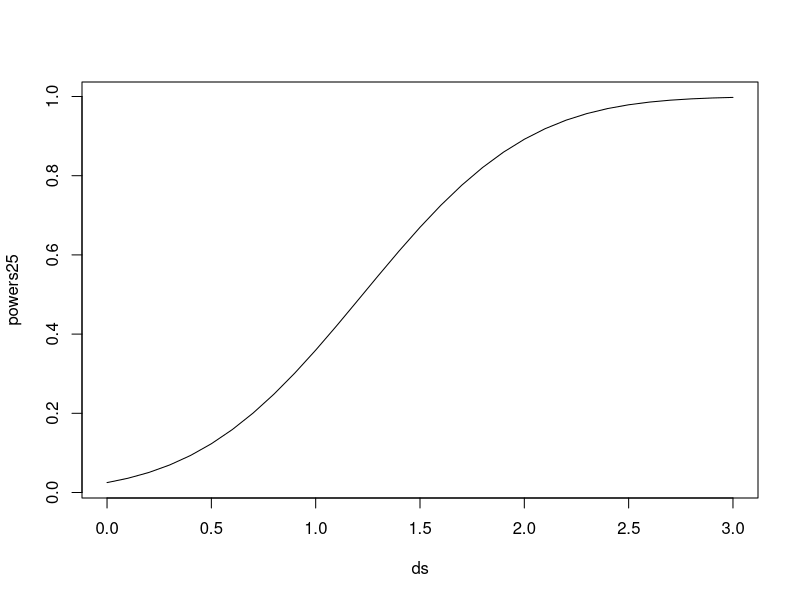
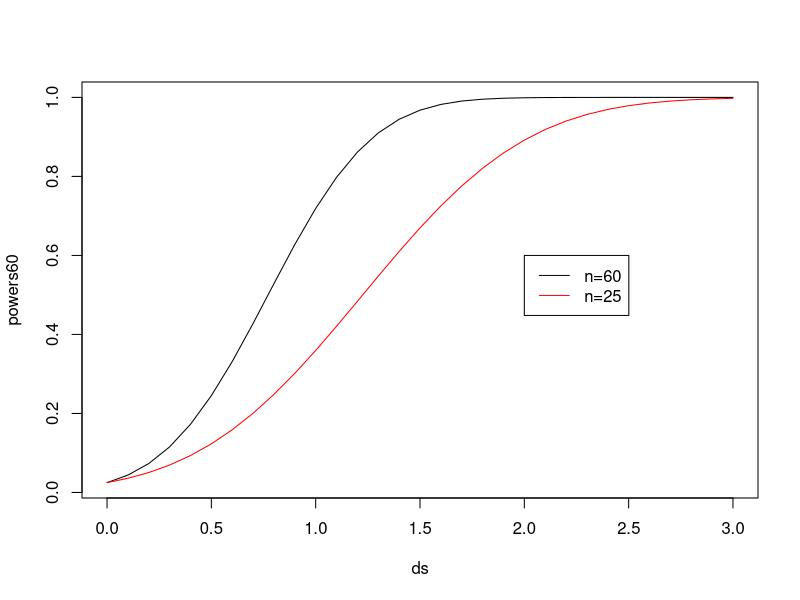

Recreate these plots in R, in order.
# 3.5 Trasnport times

t.test2 <- function(m1,m2,s1,s2,n1,n2,m0=0,equal.variance=FALSE, conf.int=0.05)
{
  if( equal.variance==FALSE ) 
  {
    se <- sqrt( (s1^2/n1) + (s2^2/n2) )
    # welch-satterthwaite df
    df <- ( (s1^2/n1 + s2^2/n2)^2 )/( (s1^2/n1)^2/(n1-1) + (s2^2/n2)^2/(n2-1) )
  } else
  {
    # pooled standard deviation, scaled by the sample sizes
    se <- sqrt( (1/n1 + 1/n2) * ((n1-1)*s1^2 + (n2-1)*s2^2)/(n1+n2-2) ) 
    df <- n1+n2-2
  }      
  CI <- m1-m2 + c(-1,1)*qt(1-conf.int/2, df)*sqrt(s1^2/n1+s2^2/n2)
  t <- (m1-m2-m0)/se 
  dat <- c(m1-m2,df , se, t, 2*pt(-abs(t),df), CI)    
  names(dat) <- c("Difference of means", "df" , "Std Error", "t", "p-value", "CI low", "CI high")
  
  
  return(dat) 
}
t.test2(m1=1.93, m2=1.49, s1=0.45, s2=0.58, n1=9, n2=9)


# 3.5 c
power.t.test(n=9, delta=0.4, sd=0.5, sig.level=0.05)

# 3.5 d
power.t.test(n=9, sd=0.5, sig.level=0.05, power=0.8)

# 3.5 e
power.t.test(sd=0.5, sig.level=0.05, power=0.9, delta=0.4)

# 3.10 a

(qnorm(1-0.1/2)*3/1)^2

# 3.10 d
power.t.test(sd=3, n = 25, sig.level=0.05, delta = 1:3, type="one.sample")
ds = seq(0, 3, 0.1)
powers25 <- power.t.test(n = 25, delta = ds, sd = 3, sig.level = 0.05,
                         type = c("one.sample"))$power
plot(ds, powers25, type = "l")

# 3.10 e
power.t.test(sd=3, n = 60, sig.level=0.05, delta = 1:3, type="one.sample")
ds = seq(0, 3, 0.1)
powers60 <- power.t.test(n = 60, delta = ds, sd = 3, sig.level = 0.05,
                         type = c("one.sample"))$power
plot(ds, powers60, type = "l")
lines(ds, powers25, col="red")
legend(2,0.6,c("n=60", "n=25"), col=c("black", "red") , lty=c(1,1))
# 3.10 f
power.t.test(sd=3, sig.level=0.05, power=0.80,delta =0.5, type="one.sample")

# 3.10 g
power.t.test(sd=3, n = 50, sig.level=0.05, power=0.80, type="one.sample")

# 7.3 c
p <- 0.3
ME <- 0.01
alpha <- 0.01
p*(1-p)*(qnorm(1-alpha/2)/(ME/2))^2

# 7.4 c

p <- 0.2
alpha <- 0.05
n <- 1537
ME <- sqrt(p*(1-p)*qnorm(1-alpha/2)^2/n)
ME


